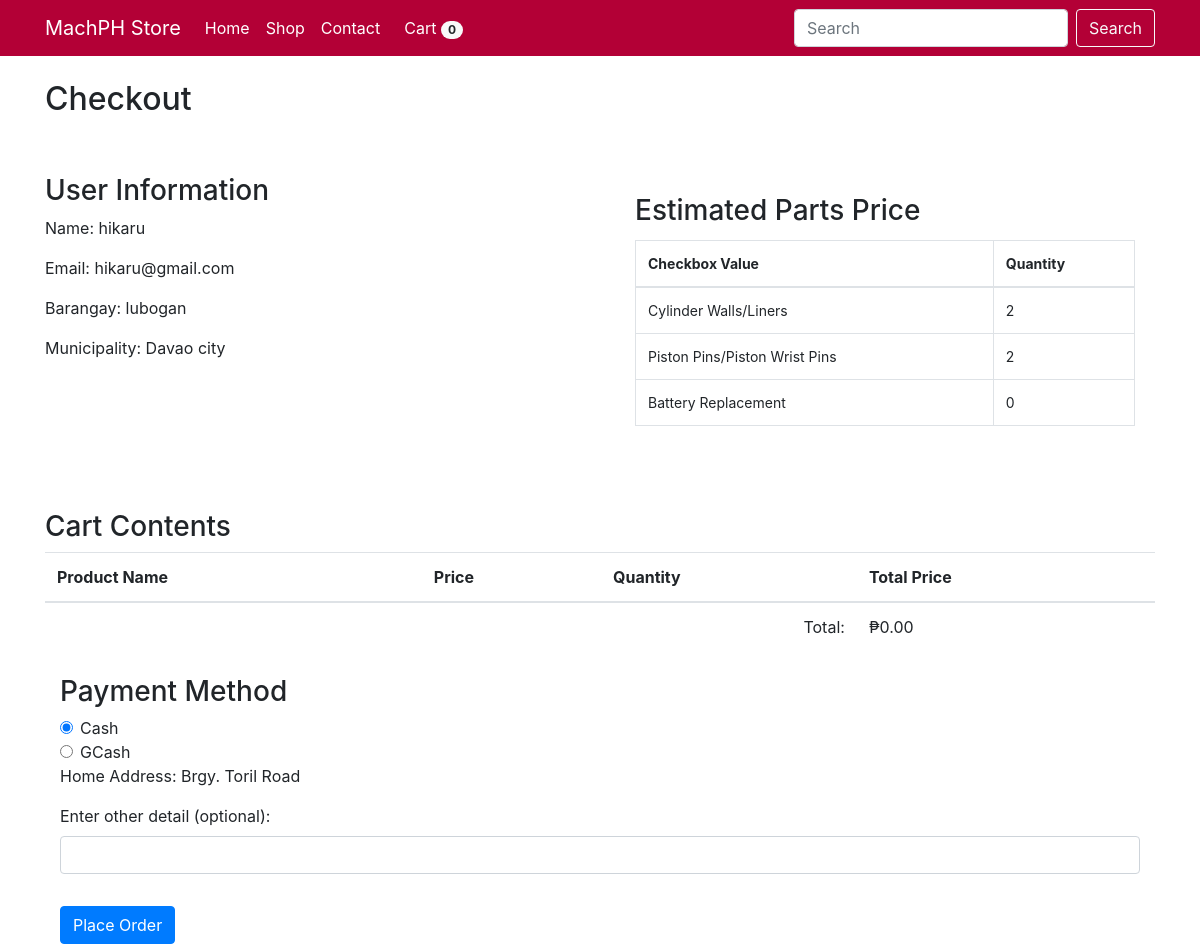
Page /checkout.php (signed in) on the earlier database version.
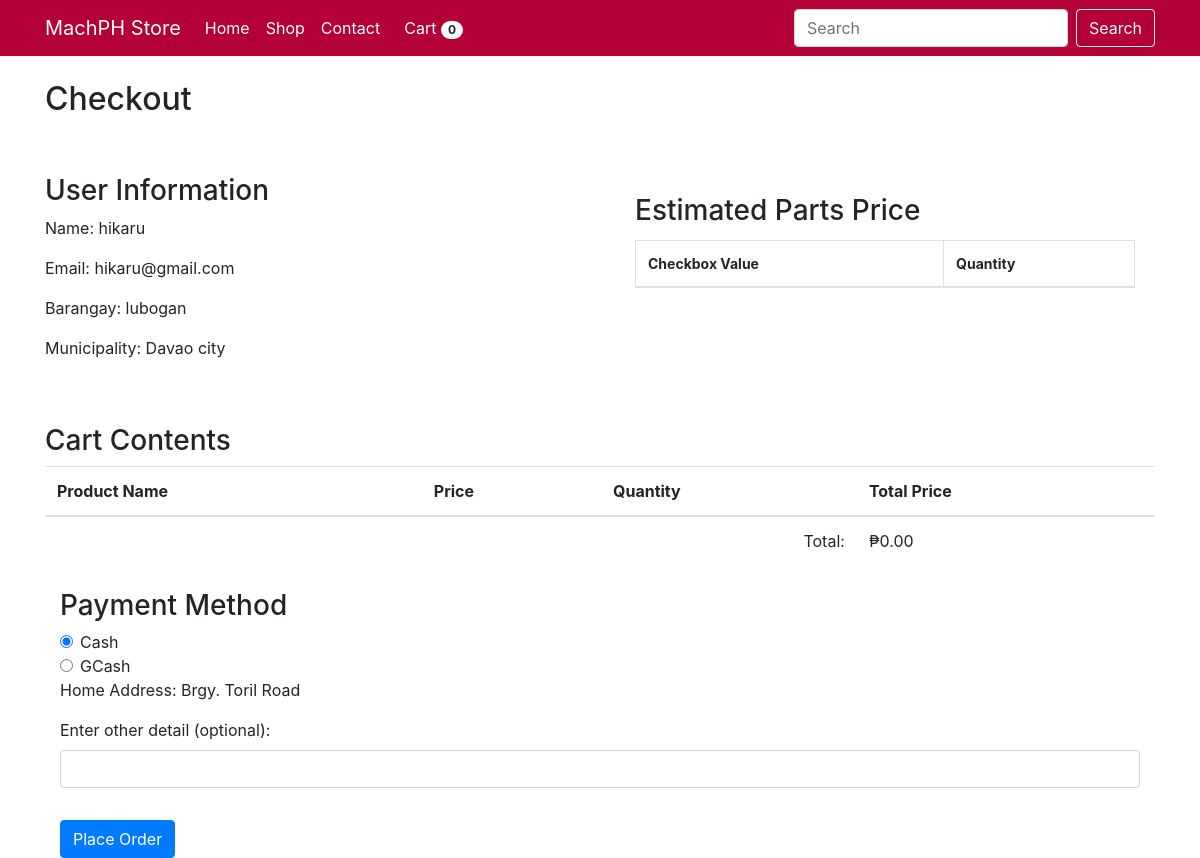
Same page on the later database version.
### tables this page shows
CREATE TABLE `user` (
  `id` int(100) NOT NULL,
  `name` varchar(100) NOT NULL,
  `firstname` varchar(255) DEFAULT NULL,
  `middlename` varchar(255) DEFAULT NULL,
  `lastname` varchar(255) DEFAULT NULL,
  `homeaddress` varchar(255) DEFAULT NULL,
  `email` varchar(100) NOT NULL,
  `password` varchar(100) NOT NULL,
  `image` varchar(100) NOT NULL,
  `barangay` varchar(255) DEFAULT NULL,
  `province` varchar(255) DEFAULT NULL,
  `municipality` varchar(255) DEFAULT NULL,
  `zipcode` varchar(255) DEFAULT NULL,
  `role` varchar(255) NOT NULL,
  `mechanic_id` int(11) DEFAULT NULL,
  `manager_role` varchar(20) DEFAULT 'none',
  `employment` enum('full time','part time','intern/temporary') DEFAULT NULL,
  `jobrole` set('General automotive mechanic','Brake and transmission technicians','Small engine mechanic','Tire mechanics') DEFAULT NULL,
  `autoshop_id` int(11) DEFAULT NULL,
  `companyid` int(11) DEFAULT NULL
);

CREATE TABLE `selected_checkboxes` (
  `id` int(11) NOT NULL,
  `category` varchar(255) DEFAULT NULL,
  `checkbox_value` varchar(255) DEFAULT NULL,
  `quantity` int(11) DEFAULT NULL,
  `price` decimal(10,2) DEFAULT NULL,
  `user_id` int(11) DEFAULT NULL,
  `car_id` int(11) DEFAULT NULL,
  `other_product` varchar(255) DEFAULT NULL
);

### checkout.php (the view, shortened to what this page needs)
<?php
include 'config.php';
$user_id = $_SESSION['user_id'];
$user_query = "SELECT * FROM user WHERE id = $user_id";
$user_result = mysqli_query($conn, $user_query);
$user_row = mysqli_fetch_assoc($user_result);
$totalPrice = 0;
?>
<!DOCTYPE html>
<html lang="en">
<head>
    <link href="https://maxcdn.bootstrapcdn.com/bootstrap/4.5.2/css/bootstrap.min.css" rel="stylesheet">
</head>
<body>
<nav class="navbar navbar-expand-lg navbar-light" style="background-color: #b30036;">
    <div class="container">
        <a class="navbar-brand text-white" href="home.php">MachPH Store</a>
        <div class="collapse navbar-collapse" id="navbarSupportedContent">
            <ul class="navbar-nav mr-auto">
                <li class="nav-item">
                    <a class="nav-link text-white" href="home.php">Home</a>
                </li>
                <li class="nav-item active">
                    <a class="nav-link text-white" href="shop.php">Shop</a>
                </li>
                <li class="nav-item">
                    <a class="nav-link text-white" href="#">Contact</a>
                </li>
                    <ul class="navbar-nav ml-2">
                        <li class="nav-item">
                            <a class="nav-link text-white" href="#" data-toggle="modal" data-target="#cartModal">
                                <i class="fas fa-shopping-cart"></i> Cart <span class="badge badge-pill badge-light"><?php echo isset($_SESSION['cart']) ? count($_SESSION['cart']) : 0; ?></span>
                            </a>
                        </li>
                    </ul>
            </ul>
          <form class="form-inline my-2 my-lg-0" method="GET" action="shop.php">
                <input class="form-control mr-sm-2" type="search" placeholder="Search" aria-label="Search" name="search">
                <button class="btn btn-outline-light my-2 my-sm-0" type="submit">Search</button>
            </form>
        </div>
    </div>
</nav>
<div class="container mt-4">
    <h2>Checkout</h2>
    <br>
    <br>
    <div class="row">
        <div class="col-md-6">
            <h3>User Information</h3>
            <p>Name: <?php echo $user_row['name']; ?></p>
            <p>Email: <?php echo $user_row['email']; ?></p>
            <p>Barangay: <?php echo $user_row['barangay']; ?></p>
            <p>Municipality: <?php echo $user_row['municipality']; ?></p>
        </div>
        <div class="col-md-6">
        <div class="card-body">
            <h3 class="card-title">Estimated Parts Price</h3>
            <div class="table-responsive">
                <table class="table table-bordered" style="font-size: 14px;">
                    <thead>
                        <tr>
                            <th>Checkbox Value</th>
                            <th>Quantity</th>
                        </tr>
                    </thead>
                    <tbody id="partsTableBody">
                        <?php
                        $selected_query = "SELECT * FROM selected_checkboxes WHERE user_id = $user_id";
                        $selected_result = mysqli_query($conn, $selected_query);
                        while ($selected_row = mysqli_fetch_assoc($selected_result)):
                        ?>
                        <tr>
                            <td><?php echo $selected_row['checkbox_value']; ?></td>
                            <td><?php echo $selected_row['quantity']; ?></td>
                        </tr>
                        <?php endwhile; ?>
                    </tbody>
                </table>
            </div>
        </div>
    </div>
    </div>
    <br>
    <br>
    <h3>Cart Contents</h3>
    <table class="table">
        <thead>
            <tr>
                <th>Product Name</th>
                <th>Price</th>
                <th>Quantity</th>
                <th>Total Price</th>
            </tr>
        </thead>
        <tbody>
            <tr>
                <td colspan="3" class="text-right">Total:</td>
                <td>₱<?php echo number_format($totalPrice, 2); ?></td>
            </tr>
        </tbody>
    </table>
<div class="container mt-4">
    <h3>Payment Method</h3>
    <form method="post">
        <div class="form-check">
            <input class="form-check-input" type="radio" name="payment_method" id="cash" value="cash" checked>
            <label class="form-check-label" for="cash">Cash</label>
        </div>
        <div class="form-check">
            <input class="form-check-input" type="radio" name="payment_method" id="gcash" value="gcash">
            <label class="form-check-label" for="gcash">GCash</label>
        </div>
        <div id="cash-details" style="display: block;">
            <p>Home Address: <?php echo $user_row['homeaddress']; ?></p>
            <div class="form-group">
                <label for="cashOptionalDetail">Enter other detail (optional):</label>
                <input type="text" class="form-control" id="cashOptionalDetail" name="cashOptionalDetail">
            </div>
        </div>
        <button type="submit" class="btn btn-primary mt-3">Place Order</button>
    </form>
</div>
</div>
</body>
</html>

Differences in the rows shown:
removed selected_checkboxes: checkbox_value "Cylinder Walls/Liners", quantity "2"
removed selected_checkboxes: checkbox_value "Piston Pins/Piston Wrist Pins", quantity "2"
removed selected_checkboxes: checkbox_value "Battery Replacement", quantity "0"
